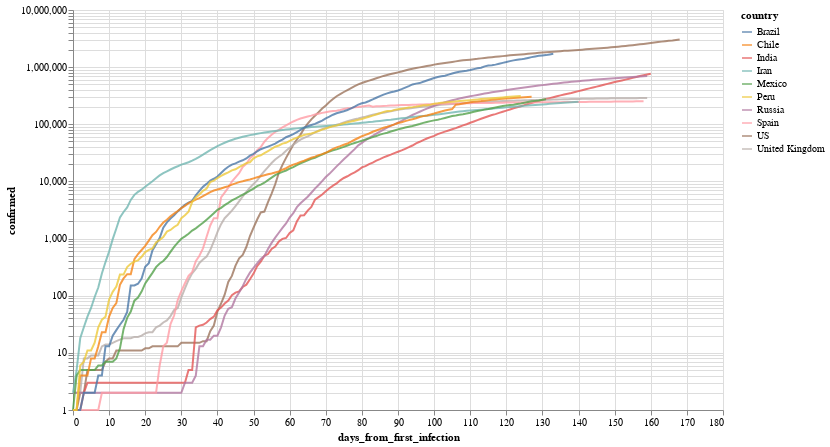

The code cell stored with this chart in its notebook:
### Markdown cell above
Por ejemplo, evolución (interactiva!) de los paises con mas infectados

### Code cell
total_confirmed_by_country = global_df.groupby('country').confirmed.max().sort_values(ascending=False)
selected_countries = total_confirmed_by_country[total_confirmed_by_country > 1000].index

plot_df = global_df[
    (global_df.confirmed > 0) & 
    (global_df.country.isin(selected_countries[:10]))
].sort_values('date')

selection = alt.selection_multi(
    fields=['country'], 
    bind='legend', 
    init=[{'country': c} for c in selected_countries[:10]]
)


(
    alt.Chart(plot_df)
       .mark_line()
       .encode(
           x='days_from_first_infection', 
           y=alt.Y('confirmed', scale=alt.Scale(type='log')), 
           color='country',
           opacity=alt.condition(selection, alt.value(.8), alt.value(.05))
       ).add_selection(selection)
        .properties(width=650, height=400)
       
)

### Figure 1 — Vega-Lite specification as saved in the notebook (floating-point values rounded to 4 significant figures; data arrays with more than 128 entries replaced by an {"elided": "..."} marker saying what was removed)
{"config": {"view": {"continuousWidth": 400, "continuousHeight": 300}}, "data": {"name": "data-42fae17fbb54e9cc6507a413fc951b0e"}, "mark": "line", "encoding": {"color": {"type": "nominal", "field": "country"}, "opacity": {"condition": {"value": 0.8, "selection": "selector001"}, "value": 0.05}, "x": {"type": "quantitative", "field": "days_from_first_infection"}, "y": {"type": "quantitative", "field": "confirmed", "scale": {"type": "log"}}}, "height": 400, "selection": {"selector001": {"type": "multi", "fields": ["country"], "bind": "legend", "init": [{"country": "US"}, {"country": "Brazil"}, {"country": "India"}, {"country": "Russia"}, {"country": "Peru"}, {"country": "Chile"}, {"country": "United Kingdom"}, {"country": "Mexico"}, {"country": "Spain"}, {"country": "Iran"}]}}, "width": 650, "$schema": "https://vega.github.io/schema/vega-lite/v4.8.1.json", "datasets": {"data-42fae17fbb54e9cc6507a413fc951b0e": {"elided": "1469 records"}}}
